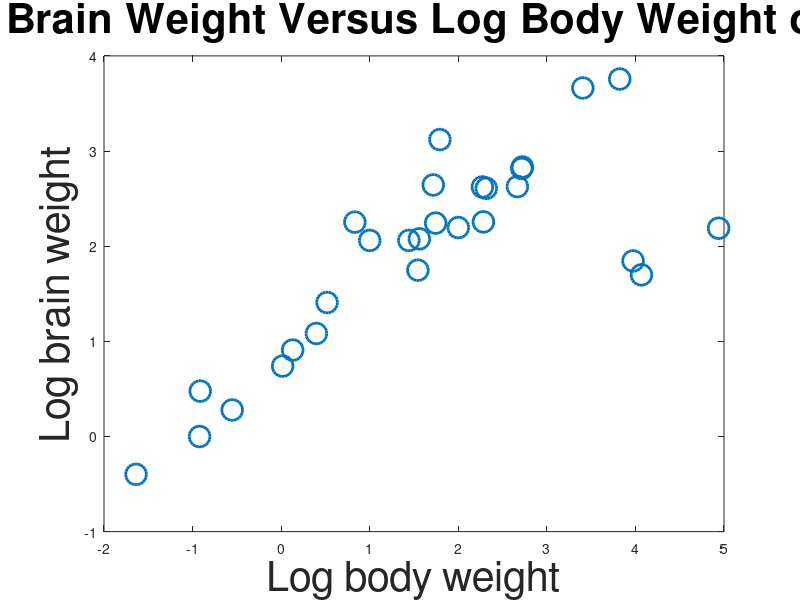
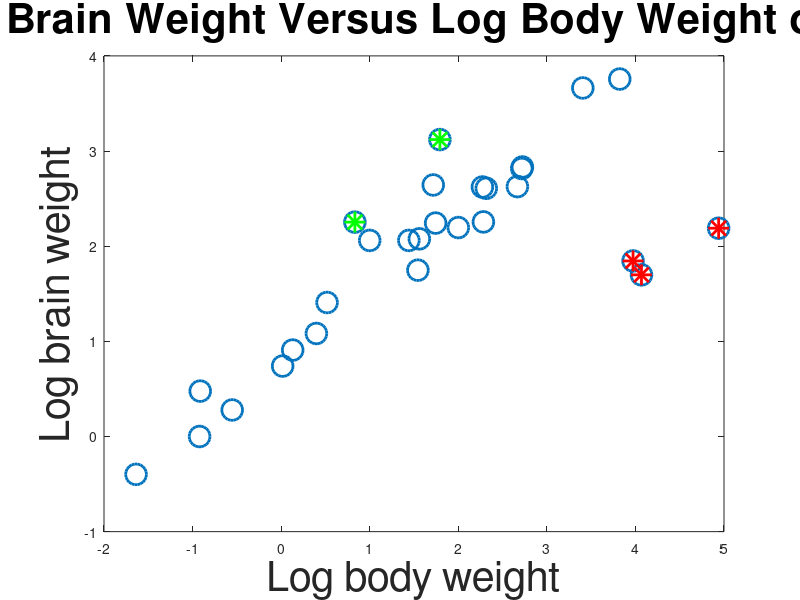

Recreate these plots in MATLAB, in order. (Note: this script raises an error after producing the figures.)
%Log brain and log body weight of 28 species

load("brainbodyweightdata.mat")
figure
plot(bc(:,1),bc(:,2),'o','LineWidth',2,'MarkerSize',15)
xlabel('Log body weight','FontSize', 30)
ylabel('Log brain weight','FontSize', 30)
title('Plot of Log Brain Weight Versus Log Body Weight of 28 species','FontSize', 30)

%Plot the outliers
figure
plot(bc(:,1),bc(:,2),'o','LineWidth',2,'MarkerSize',15)
hold on 
plot(bc([6,16,25],1),bc([6,16,25],2),'*r','LineWidth',2,'MarkerSize',15)
plot(bc([14,17],1),bc([14,17],2),'*g','LineWidth',2,'MarkerSize',15)
xlabel('Log body weight','FontSize', 30)
ylabel('Log brain weight','FontSize', 30)
title('Plot of Log Brain Weight Versus Log Body Weight of 28 species','FontSize', 30)

%Regression line (least square)
mdl = fitlm(bc(:,1),bc(:,2),'intercept',true);
figure
plot(bc(:,1),bc(:,2),'o','LineWidth',2,'MarkerSize',15)
xlabel('Log body weight','FontSize', 30)
ylabel('Log brain weight','FontSize', 30)
title('Plot of Log Brain Weight Versus Log Body Weight of 28 species','FontSize', 30)
hold on
plot(bc(:,1),mdl.Fitted,'.-r','LineWidth',2)
plot(bc([6,16,25],1),bc([6,16,25],2),'*r','LineWidth',2,'MarkerSize',15)
plot(bc([14,17],1),bc([14,17],2),'*g','LineWidth',2,'MarkerSize',15)
lgd=legend('observations','regression line','outliers','outliers');
lgd.FontSize = 30;

%Regression line without the outliers
cleandata=bc([1:5,7:13,15,18:24,26:28],:);
mdl2 = fitlm(cleandata(:,1),cleandata(:,2),'intercept',true);
figure
plot(cleandata(:,1),cleandata(:,2),'o','LineWidth',2,'MarkerSize',15)
xlabel('Log body weight','FontSize', 30)
ylabel('Log brain weight','FontSize', 30)
title('Plot of Clean Data Log Brain Weight Versus Log Body Weight of 28 species','FontSize', 30)
hold on
plot(cleandata(:,1),mdl2.Fitted,'-b','LineWidth',2)
plot(bc([6,16,25],1),bc([6,16,25],2),'*r','LineWidth',2,'MarkerSize',15)
plot(bc([14,17],1),bc([14,17],2),'*g','LineWidth',2,'MarkerSize',15)
lgd=legend('observations','regression line','outliers','outliers');
lgd.FontSize = 30;

%Both in one graph 
figure
hold on
plot(cleandata(:,1),cleandata(:,2),'ob','LineWidth',2,'MarkerSize',15)
xlabel('Log body weight','FontSize', 30)
ylabel('Log brain weight','FontSize', 30)
title('Plot of Log Brain Weight Versus Log Body Weight of 28 species','FontSize', 30)
plot(bc(:,1),mdl.Fitted,'.-r','LineWidth',2)
plot(cleandata(:,1),mdl2.Fitted,'-b','LineWidth',2)
plot(bc([6,16,25],1),bc([6,16,25],2),'*r','LineWidth',2,'MarkerSize',15)
plot(bc([14,17],1),bc([14,17],2),'*g','LineWidth',2,'MarkerSize',15)
lgd=legend('clean data','regression line of all obs','regression line of clean data','outliers','outliers');
lgd.FontSize = 30;


